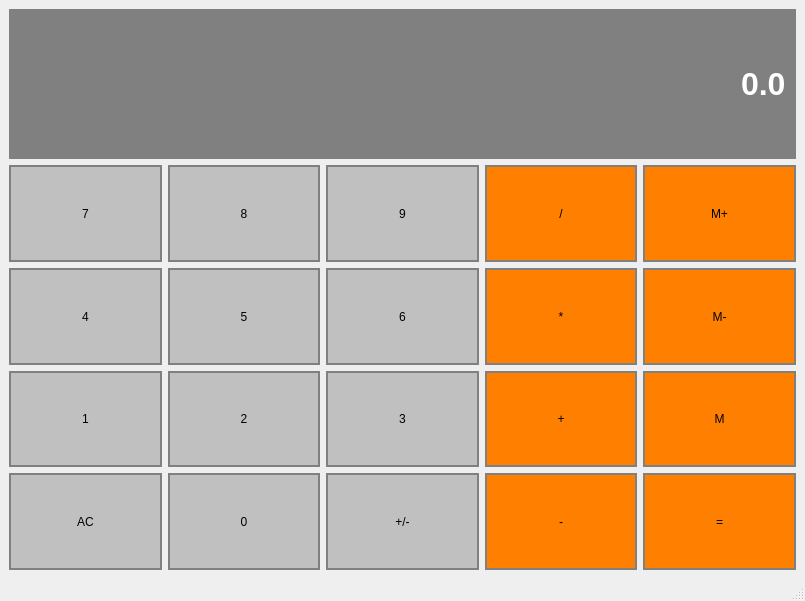
<?xml version="1.0" encoding="UTF-8"?>
<ui version="4.0">
 <class>Calculator</class>
 <widget class="QMainWindow" name="Calculator">
  <property name="geometry">
   <rect>
    <x>0</x>
    <y>0</y>
    <width>805</width>
    <height>601</height>
   </rect>
  </property>
  <property name="windowTitle">
   <string>Calculator</string>
  </property>
  <widget class="QWidget" name="centralwidget">
   <layout class="QGridLayout" name="gridLayout">
    <item row="0" column="0">
     <widget class="QLineEdit" name="Display">
      <property name="sizePolicy">
       <sizepolicy hsizetype="Preferred" vsizetype="Expanding">
        <horstretch>0</horstretch>
        <verstretch>0</verstretch>
       </sizepolicy>
      </property>
      <property name="maximumSize">
       <size>
        <width>16777215</width>
        <height>150</height>
       </size>
      </property>
      <property name="font">
       <font>
        <family>Arial</family>
        <pointsize>24</pointsize>
        <bold>true</bold>
       </font>
      </property>
      <property name="styleSheet">
       <string notr="true">QLineEdit{
	background-color: gray;
	border: 2px solid gray;
	padding: 5px;
	color: #ffffff;
}</string>
      </property>
      <property name="text">
       <string>0.0</string>
      </property>
      <property name="alignment">
       <set>Qt::AlignRight|Qt::AlignTrailing|Qt::AlignVCenter</set>
      </property>
     </widget>
    </item>
    <item row="1" column="0">
     <layout class="QGridLayout" name="Layout">
      <item row="0" column="2">
       <widget class="QPushButton" name="Button9">
        <property name="sizePolicy">
         <sizepolicy hsizetype="Preferred" vsizetype="Expanding">
          <horstretch>0</horstretch>
          <verstretch>0</verstretch>
         </sizepolicy>
        </property>
        <property name="styleSheet">
         <string notr="true">QPushButton{
	background-color: #C0C0C0;
	border: 2px solid gray;
	padding: 5px;
	color: black;
}

QPushButton:pressed{
	background-color: #A9A9A9;
	border: 2px solid gray;
	padding: 5px;
	color: black;
}</string>
        </property>
        <property name="text">
         <string>9</string>
        </property>
       </widget>
      </item>
      <item row="2" column="1">
       <widget class="QPushButton" name="Button2">
        <property name="sizePolicy">
         <sizepolicy hsizetype="Preferred" vsizetype="Expanding">
          <horstretch>0</horstretch>
          <verstretch>0</verstretch>
         </sizepolicy>
        </property>
        <property name="styleSheet">
         <string notr="true">QPushButton{
	background-color: #C0C0C0;
	border: 2px solid gray;
	padding: 5px;
	color: black;
}

QPushButton:pressed{
	background-color: #A9A9A9;
	border: 2px solid gray;
	padding: 5px;
	color: black;
}</string>
        </property>
        <property name="text">
         <string>2</string>
        </property>
       </widget>
      </item>
      <item row="2" column="3">
       <widget class="QPushButton" name="Add">
        <property name="sizePolicy">
         <sizepolicy hsizetype="Preferred" vsizetype="Expanding">
          <horstretch>0</horstretch>
          <verstretch>0</verstretch>
         </sizepolicy>
        </property>
        <property name="styleSheet">
         <string notr="true">QPushButton{
	background-color: #FF8000;
	border: 2px solid gray;
	padding: 5px;
	color: black;
}

QPushButton:pressed{
	background-color: #A9A9A9;
	border: 2px solid gray;
	padding: 5px;
	color: black;
}</string>
        </property>
        <property name="text">
         <string>+</string>
        </property>
       </widget>
      </item>
      <item row="3" column="4">
       <widget class="QPushButton" name="Equals">
        <property name="sizePolicy">
         <sizepolicy hsizetype="Preferred" vsizetype="Expanding">
          <horstretch>0</horstretch>
          <verstretch>0</verstretch>
         </sizepolicy>
        </property>
        <property name="styleSheet">
         <string notr="true">QPushButton{
	background-color: #FF8000;
	border: 2px solid gray;
	padding: 5px;
	color: black;
}

QPushButton:pressed{
	background-color: #A9A9A9;
	border: 2px solid gray;
	padding: 5px;
	color: black;
}</string>
        </property>
        <property name="text">
         <string>=</string>
        </property>
       </widget>
      </item>
      <item row="3" column="2">
       <widget class="QPushButton" name="ChangeSign">
        <property name="sizePolicy">
         <sizepolicy hsizetype="Preferred" vsizetype="Expanding">
          <horstretch>0</horstretch>
          <verstretch>0</verstretch>
         </sizepolicy>
        </property>
        <property name="styleSheet">
         <string notr="true">QPushButton{
	background-color: #C0C0C0;
	border: 2px solid gray;
	padding: 5px;
	color: black;
}

QPushButton:pressed{
	background-color: #A9A9A9;
	border: 2px solid gray;
	padding: 5px;
	color: black;
}</string>
        </property>
        <property name="text">
         <string>+/-</string>
        </property>
       </widget>
      </item>
      <item row="1" column="3">
       <widget class="QPushButton" name="Multiply">
        <property name="sizePolicy">
         <sizepolicy hsizetype="Preferred" vsizetype="Expanding">
          <horstretch>0</horstretch>
          <verstretch>0</verstretch>
         </sizepolicy>
        </property>
        <property name="styleSheet">
         <string notr="true">QPushButton{
	background-color: #FF8000;
	border: 2px solid gray;
	padding: 5px;
	color: black;
}

QPushButton:pressed{
	background-color: #A9A9A9;
	border: 2px solid gray;
	padding: 5px;
	color: black;
}</string>
        </property>
        <property name="text">
         <string>*</string>
        </property>
       </widget>
      </item>
      <item row="1" column="1">
       <widget class="QPushButton" name="Button5">
        <property name="sizePolicy">
         <sizepolicy hsizetype="Preferred" vsizetype="Expanding">
          <horstretch>0</horstretch>
          <verstretch>0</verstretch>
         </sizepolicy>
        </property>
        <property name="styleSheet">
         <string notr="true">QPushButton{
	background-color: #C0C0C0;
	border: 2px solid gray;
	padding: 5px;
	color: black;
}

QPushButton:pressed{
	background-color: #A9A9A9;
	border: 2px solid gray;
	padding: 5px;
	color: black;
}</string>
        </property>
        <property name="text">
         <string>5</string>
        </property>
       </widget>
      </item>
      <item row="1" column="2">
       <widget class="QPushButton" name="Button6">
        <property name="sizePolicy">
         <sizepolicy hsizetype="Preferred" vsizetype="Expanding">
          <horstretch>0</horstretch>
          <verstretch>0</verstretch>
         </sizepolicy>
        </property>
        <property name="styleSheet">
         <string notr="true">QPushButton{
	background-color: #C0C0C0;
	border: 2px solid gray;
	padding: 5px;
	color: black;
}

QPushButton:pressed{
	background-color: #A9A9A9;
	border: 2px solid gray;
	padding: 5px;
	color: black;
}</string>
        </property>
        <property name="text">
         <string>6</string>
        </property>
       </widget>
      </item>
      <item row="0" column="0">
       <widget class="QPushButton" name="Button7">
        <property name="sizePolicy">
         <sizepolicy hsizetype="Preferred" vsizetype="Expanding">
          <horstretch>0</horstretch>
          <verstretch>0</verstretch>
         </sizepolicy>
        </property>
        <property name="styleSheet">
         <string notr="true">QPushButton{
	background-color: #C0C0C0;
	border: 2px solid gray;
	padding: 5px;
	color: black;
}

QPushButton:pressed{
	background-color: #A9A9A9;
	border: 2px solid gray;
	padding: 5px;
	color: black;
}</string>
        </property>
        <property name="text">
         <string>7</string>
        </property>
       </widget>
      </item>
      <item row="0" column="4">
       <widget class="QPushButton" name="MemAdd">
        <property name="sizePolicy">
         <sizepolicy hsizetype="Preferred" vsizetype="Expanding">
          <horstretch>0</horstretch>
          <verstretch>0</verstretch>
         </sizepolicy>
        </property>
        <property name="styleSheet">
         <string notr="true">QPushButton{
	background-color: #FF8000;
	border: 2px solid gray;
	padding: 5px;
	color: black;
}

QPushButton:pressed{
	background-color: #A9A9A9;
	border: 2px solid gray;
	padding: 5px;
	color: black;
}</string>
        </property>
        <property name="text">
         <string>M+</string>
        </property>
       </widget>
      </item>
      <item row="1" column="0">
       <widget class="QPushButton" name="Button4">
        <property name="sizePolicy">
         <sizepolicy hsizetype="Preferred" vsizetype="Expanding">
          <horstretch>0</horstretch>
          <verstretch>0</verstretch>
         </sizepolicy>
        </property>
        <property name="styleSheet">
         <string notr="true">QPushButton{
	background-color: #C0C0C0;
	border: 2px solid gray;
	padding: 5px;
	color: black;
}

QPushButton:pressed{
	background-color: #A9A9A9;
	border: 2px solid gray;
	padding: 5px;
	color: black;
}</string>
        </property>
        <property name="text">
         <string>4</string>
        </property>
       </widget>
      </item>
      <item row="3" column="0">
       <widget class="QPushButton" name="Clear">
        <property name="sizePolicy">
         <sizepolicy hsizetype="Preferred" vsizetype="Expanding">
          <horstretch>0</horstretch>
          <verstretch>0</verstretch>
         </sizepolicy>
        </property>
        <property name="styleSheet">
         <string notr="true">QPushButton{
	background-color: #C0C0C0;
	border: 2px solid gray;
	padding: 5px;
	color: black;
}

QPushButton:pressed{
	background-color: #A9A9A9;
	border: 2px solid gray;
	padding: 5px;
	color: black;
}</string>
        </property>
        <property name="text">
         <string>AC</string>
        </property>
       </widget>
      </item>
      <item row="3" column="3">
       <widget class="QPushButton" name="Substract">
        <property name="sizePolicy">
         <sizepolicy hsizetype="Preferred" vsizetype="Expanding">
          <horstretch>0</horstretch>
          <verstretch>0</verstretch>
         </sizepolicy>
        </property>
        <property name="styleSheet">
         <string notr="true">QPushButton{
	background-color: #FF8000;
	border: 2px solid gray;
	padding: 5px;
	color: black;
}

QPushButton:pressed{
	background-color: #A9A9A9;
	border: 2px solid gray;
	padding: 5px;
	color: black;
}</string>
        </property>
        <property name="text">
         <string>-</string>
        </property>
       </widget>
      </item>
      <item row="2" column="4">
       <widget class="QPushButton" name="MemGet">
        <property name="sizePolicy">
         <sizepolicy hsizetype="Preferred" vsizetype="Expanding">
          <horstretch>0</horstretch>
          <verstretch>0</verstretch>
         </sizepolicy>
        </property>
        <property name="styleSheet">
         <string notr="true">QPushButton{
	background-color: #FF8000;
	border: 2px solid gray;
	padding: 5px;
	color: black;
}

QPushButton:pressed{
	background-color: #A9A9A9;
	border: 2px solid gray;
	padding: 5px;
	color: black;
}</string>
        </property>
        <property name="text">
         <string>M</string>
        </property>
       </widget>
      </item>
      <item row="3" column="1">
       <widget class="QPushButton" name="Button0">
        <property name="sizePolicy">
         <sizepolicy hsizetype="Preferred" vsizetype="Expanding">
          <horstretch>0</horstretch>
          <verstretch>0</verstretch>
         </sizepolicy>
        </property>
        <property name="styleSheet">
         <string notr="true">QPushButton{
	background-color: #C0C0C0;
	border: 2px solid gray;
	padding: 5px;
	color: black;
}

QPushButton:pressed{
	background-color: #A9A9A9;
	border: 2px solid gray;
	padding: 5px;
	color: black;
}</string>
        </property>
        <property name="text">
         <string>0</string>
        </property>
       </widget>
      </item>
      <item row="2" column="2">
       <widget class="QPushButton" name="Button3">
        <property name="sizePolicy">
         <sizepolicy hsizetype="Preferred" vsizetype="Expanding">
          <horstretch>0</horstretch>
          <verstretch>0</verstretch>
         </sizepolicy>
        </property>
        <property name="styleSheet">
         <string notr="true">QPushButton{
	background-color: #C0C0C0;
	border: 2px solid gray;
	padding: 5px;
	color: black;
}

QPushButton:pressed{
	background-color: #A9A9A9;
	border: 2px solid gray;
	padding: 5px;
	color: black;
}</string>
        </property>
        <property name="text">
         <string>3</string>
        </property>
       </widget>
      </item>
      <item row="2" column="0">
       <widget class="QPushButton" name="Button1">
        <property name="sizePolicy">
         <sizepolicy hsizetype="Preferred" vsizetype="Expanding">
          <horstretch>0</horstretch>
          <verstretch>0</verstretch>
         </sizepolicy>
        </property>
        <property name="styleSheet">
         <string notr="true">QPushButton{
	background-color: #C0C0C0;
	border: 2px solid gray;
	padding: 5px;
	color: black;
}

QPushButton:pressed{
	background-color: #A9A9A9;
	border: 2px solid gray;
	padding: 5px;
	color: black;
}</string>
        </property>
        <property name="text">
         <string>1</string>
        </property>
       </widget>
      </item>
      <item row="0" column="1">
       <widget class="QPushButton" name="Button8">
        <property name="sizePolicy">
         <sizepolicy hsizetype="Preferred" vsizetype="Expanding">
          <horstretch>0</horstretch>
          <verstretch>0</verstretch>
         </sizepolicy>
        </property>
        <property name="styleSheet">
         <string notr="true">QPushButton{
	background-color: #C0C0C0;
	border: 2px solid gray;
	padding: 5px;
	color: black;
}

QPushButton:pressed{
	background-color: #A9A9A9;
	border: 2px solid gray;
	padding: 5px;
	color: black;
}</string>
        </property>
        <property name="text">
         <string>8</string>
        </property>
       </widget>
      </item>
      <item row="1" column="4">
       <widget class="QPushButton" name="MemClear">
        <property name="sizePolicy">
         <sizepolicy hsizetype="Preferred" vsizetype="Expanding">
          <horstretch>0</horstretch>
          <verstretch>0</verstretch>
         </sizepolicy>
        </property>
        <property name="styleSheet">
         <string notr="true">QPushButton{
	background-color: #FF8000;
	border: 2px solid gray;
	padding: 5px;
	color: black;
}

QPushButton:pressed{
	background-color: #A9A9A9;
	border: 2px solid gray;
	padding: 5px;
	color: black;
}</string>
        </property>
        <property name="text">
         <string>M-</string>
        </property>
       </widget>
      </item>
      <item row="0" column="3">
       <widget class="QPushButton" name="Divide">
        <property name="sizePolicy">
         <sizepolicy hsizetype="Preferred" vsizetype="Expanding">
          <horstretch>0</horstretch>
          <verstretch>0</verstretch>
         </sizepolicy>
        </property>
        <property name="styleSheet">
         <string notr="true">QPushButton{
	background-color: #FF8000;
	border: 2px solid gray;
	padding: 5px;
	color: black;
}

QPushButton:pressed{
	background-color: #A9A9A9;
	border: 2px solid gray;
	padding: 5px;
	color: black;
}</string>
        </property>
        <property name="text">
         <string>/</string>
        </property>
       </widget>
      </item>
     </layout>
    </item>
   </layout>
  </widget>
  <widget class="QMenuBar" name="menubar">
   <property name="geometry">
    <rect>
     <x>0</x>
     <y>0</y>
     <width>805</width>
     <height>31</height>
    </rect>
   </property>
  </widget>
  <widget class="QStatusBar" name="statusbar"/>
 </widget>
 <resources/>
 <connections/>
</ui>
